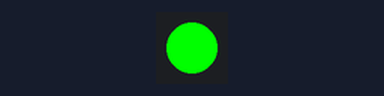
Bench run of a program on a simulated Raspberry Pi (BCM pin numbers). Shown: 1 RGB LEDs in strip order, left to right.

Above: at 0.1 s.
At 3.1 s:
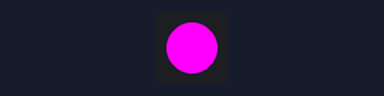
At 5.1 s:
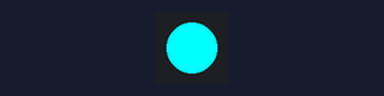
At 7.1 s:
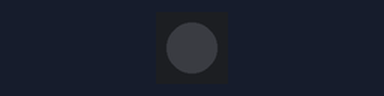
Timing chart, 0 to 40.0 s (numbered marks = the images above):
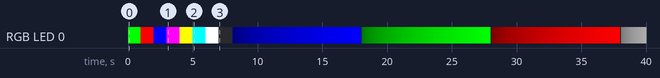

The program:

fullcolorled.py
```python
from gpiozero import RGBLED
from time import sleep

led = RGBLED(red=21, green=18, blue=12)

#led.red = 1  # full red
#sleep(1)
#led.red = 0.5  # half red
#sleep(1)

led.color = (0, 1, 0)  # full green
sleep(1)
led.color = (1, 0, 0) #full red
sleep(1)
led.color = (0, 0, 1) #full blue
sleep(1)
led.color = (1, 0, 1)  # magenta
sleep(1)
led.color = (1, 1, 0)  # yellow
sleep(1)
led.color = (0, 1, 1)  # cyan
sleep(1)
led.color = (1, 1, 1)  # white
sleep(1)

led.color = (0, 0, 0)  # off
sleep(1)

# slowly increase intensity of blue
for n in range(100):
    led.blue = n/100
    sleep(0.1)

led.color = (0, 0, 0)  # off

# slowly increase intensity of green
for n in range(100):
    led.green = n/100
    sleep(0.1)

led.color = (0, 0, 0)  # off

# slowly increase intensity of red
for n in range(100):
    led.red = n/100
    sleep(0.1)

led.color = (0, 0, 0)  # off

# slowly increase intensity of white
for n in range(100):
    led.red = n/100
    led.green = n/100
    led.blue = n/100
    sleep(0.1)

led.color = (0, 0, 0)  # off

#flash 10 times and turn off
for n in range(10):
    led.color = (1, 1, 1)  # white
    sleep(0.8)
    led.color = (0, 0, 0)  # off
    led.off()

#turnoff
led.color = (0, 0, 0)  # off
```

Measured:
- by itself, RGB LED 0: off → RGB(0, 255, 0) at 0.00 s, → RGB(255, 0, 0) 1.0 s later, → RGB(0, 0, 255) 1.0 s later, → RGB(255, 0, 255) 1.0 s later, … (327 changes in this stretch)
